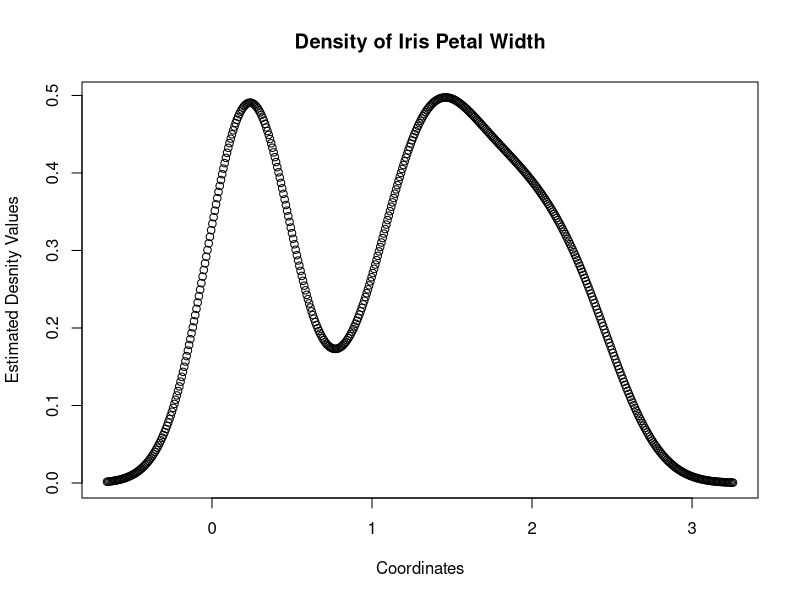

R code for this plot:
## ---- chunk 1
y <- density(iris$Petal.Width)
class(y) #class of y
typeof(y) #type of y
str(y) #structure of y

## ---- chunk 2
#| echo: false
plot(y$x, y$y, main = "Density of Iris Petal Width", ylab = "Estimated Desnity Values", xlab = "Coordinates")
